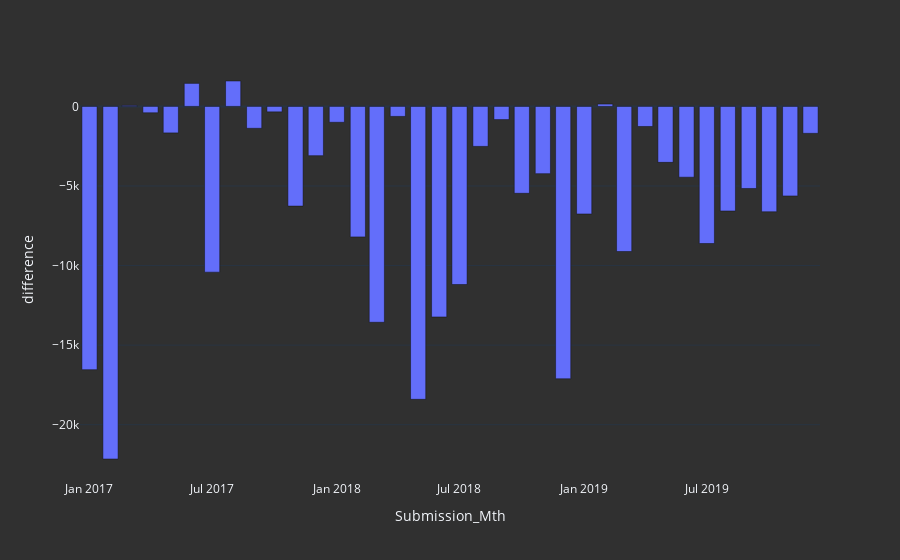

Source (notebook cell):
### Code cell
fig = px.bar(thisdf,x="Submission_Mth",y="difference")
fig.update_layout(template="plotly_dark", paper_bgcolor="#303030", plot_bgcolor="#303030")

### Figure 1 — Plotly figure (JSON) as saved in the notebook; plotly's stock layout.template omitted (floating-point values rounded to 4 significant figures)
{"data": [{"alignmentgroup": "True", "hovertemplate": "Submission_Mth=%{x}<br>difference=%{y}<extra></extra>", "legendgroup": "", "marker": {"color": "#636efa"}, "name": "", "offsetgroup": "", "orientation": "v", "showlegend": false, "textposition": "auto", "type": "bar", "x": ["2017-01", "2017-02", "2017-03", "2017-04", "2017-05", "2017-06", "2017-07", "2017-08", "2017-09", "2017-10", "2017-11", "2017-12", "2018-01", "2018-02", "2018-03", "2018-04", "2018-05", "2018-06", "2018-07", "2018-08", "2018-09", "2018-10", "2018-11", "2018-12", "2019-01", "2019-02", "2019-03", "2019-04", "2019-05", "2019-06", "2019-07", "2019-08", "2019-09", "2019-10", "2019-11", "2019-12"], "xaxis": "x", "y": [-16540.0, -22150.0, 60.73, -400, -1666.0, 1445.0, -10420.0, 1596.0, -1376.0, -342.8, -6264.0, -3097.0, -998.9, -8198.0, -13560.0, -629.0, -18400.0, -13230.0, -11190.0, -2512.0, -827.7, -5460.0, -4225.0, -17110.0, -6758.0, 146.7, -9118.0, -1262.0, -3516.0, -4448.0, -8616.0, -6571.0, -5158.0, -6621.0, -5627.0, -1693.0], "yaxis": "y"}], "layout": {"barmode": "relative", "legend": {"tracegroupgap": 0}, "margin": {"t": 60}, "paper_bgcolor": "#303030", "plot_bgcolor": "#303030", "xaxis": {"anchor": "y", "domain": [0, 1], "title": {"text": "Submission_Mth"}}, "yaxis": {"anchor": "x", "domain": [0, 1], "title": {"text": "difference"}}}}
